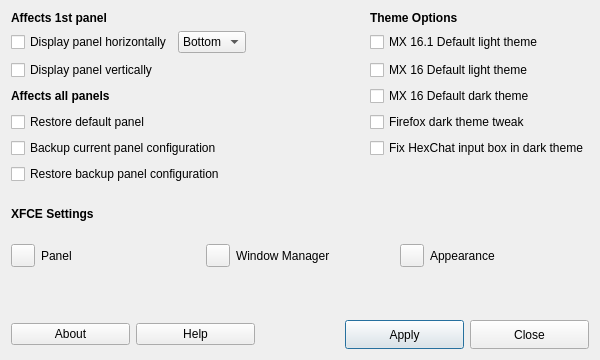
<?xml version="1.0" encoding="UTF-8"?>
<ui version="4.0">
 <class>defaultlook</class>
 <widget class="QMainWindow" name="defaultlook">
  <property name="geometry">
   <rect>
    <x>0</x>
    <y>0</y>
    <width>600</width>
    <height>360</height>
   </rect>
  </property>
  <property name="windowTitle">
   <string>MX Default Look</string>
  </property>
  <property name="windowIcon">
   <iconset>
    <normaloff>../../../../usr/share/pixmaps/mx-defaultlook.png</normaloff>../../../../usr/share/pixmaps/mx-defaultlook.png</iconset>
  </property>
  <widget class="QWidget" name="centralWidget">
   <layout class="QGridLayout" name="gridLayout_3">
    <item row="3" column="0">
     <spacer name="verticalSpacer">
      <property name="orientation">
       <enum>Qt::Vertical</enum>
      </property>
      <property name="sizeHint" stdset="0">
       <size>
        <width>20</width>
        <height>15</height>
       </size>
      </property>
     </spacer>
    </item>
    <item row="4" column="0" colspan="2">
     <layout class="QGridLayout" name="gridLayout_2">
      <item row="0" column="2">
       <spacer name="horizontalSpacer1">
        <property name="orientation">
         <enum>Qt::Horizontal</enum>
        </property>
        <property name="sizeType">
         <enum>QSizePolicy::Minimum</enum>
        </property>
        <property name="sizeHint" stdset="0">
         <size>
          <width>28</width>
          <height>29</height>
         </size>
        </property>
       </spacer>
      </item>
      <item row="0" column="3">
       <widget class="QLabel" name="labelMX">
        <property name="maximumSize">
         <size>
          <width>32</width>
          <height>32</height>
         </size>
        </property>
        <property name="midLineWidth">
         <number>0</number>
        </property>
        <property name="text">
         <string/>
        </property>
        <property name="pixmap">
         <pixmap>../../../../../../../../usr/share/mx-panel-orientation/icons/mxfcelogo.png</pixmap>
        </property>
        <property name="scaledContents">
         <bool>true</bool>
        </property>
       </widget>
      </item>
      <item row="0" column="4">
       <spacer name="horizontalSpacer2">
        <property name="orientation">
         <enum>Qt::Horizontal</enum>
        </property>
        <property name="sizeType">
         <enum>QSizePolicy::Minimum</enum>
        </property>
        <property name="sizeHint" stdset="0">
         <size>
          <width>18</width>
          <height>29</height>
         </size>
        </property>
       </spacer>
      </item>
      <item row="0" column="5">
       <widget class="QPushButton" name="buttonApply">
        <property name="sizePolicy">
         <sizepolicy hsizetype="Minimum" vsizetype="Preferred">
          <horstretch>0</horstretch>
          <verstretch>0</verstretch>
         </sizepolicy>
        </property>
        <property name="text">
         <string>Apply</string>
        </property>
        <property name="icon">
         <iconset>
          <normaloff>../../../../../../../../usr/share/mx-panel-orientation/icons/dialog-ok.png</normaloff>../../../../../../../../usr/share/mx-panel-orientation/icons/dialog-ok.png</iconset>
        </property>
        <property name="shortcut">
         <string/>
        </property>
        <property name="autoDefault">
         <bool>true</bool>
        </property>
        <property name="default">
         <bool>true</bool>
        </property>
       </widget>
      </item>
      <item row="0" column="6">
       <widget class="QPushButton" name="buttonCancel">
        <property name="sizePolicy">
         <sizepolicy hsizetype="Minimum" vsizetype="Preferred">
          <horstretch>0</horstretch>
          <verstretch>0</verstretch>
         </sizepolicy>
        </property>
        <property name="toolTip">
         <string>Quit application</string>
        </property>
        <property name="text">
         <string>Close</string>
        </property>
        <property name="icon">
         <iconset>
          <normaloff>../../../../../../../../usr/share/mx-panel-orientation/icons/gtk-cancel.png</normaloff>../../../../../../../../usr/share/mx-panel-orientation/icons/gtk-cancel.png</iconset>
        </property>
        <property name="shortcut">
         <string>Alt+N</string>
        </property>
        <property name="autoDefault">
         <bool>true</bool>
        </property>
       </widget>
      </item>
      <item row="0" column="0">
       <widget class="QPushButton" name="buttonAbout">
        <property name="text">
         <string>About</string>
        </property>
        <property name="icon">
         <iconset>
          <normaloff>../../../usr/share/mx-defaultlook/icons/accessories-text-editor.png</normaloff>../../../usr/share/mx-defaultlook/icons/accessories-text-editor.png</iconset>
        </property>
       </widget>
      </item>
      <item row="0" column="1">
       <widget class="QPushButton" name="buttonHelp">
        <property name="text">
         <string>Help</string>
        </property>
        <property name="icon">
         <iconset>
          <normaloff>../../../usr/share/mx-defaultlook/icons/gnome-help.png</normaloff>../../../usr/share/mx-defaultlook/icons/gnome-help.png</iconset>
        </property>
       </widget>
      </item>
     </layout>
    </item>
    <item row="1" column="0">
     <widget class="QLabel" name="label_7">
      <property name="font">
       <font>
        <weight>75</weight>
        <bold>true</bold>
       </font>
      </property>
      <property name="text">
       <string>XFCE Settings</string>
      </property>
     </widget>
    </item>
    <item row="1" column="1">
     <spacer name="verticalSpacer_2">
      <property name="orientation">
       <enum>Qt::Vertical</enum>
      </property>
      <property name="sizeType">
       <enum>QSizePolicy::MinimumExpanding</enum>
      </property>
      <property name="sizeHint" stdset="0">
       <size>
        <width>20</width>
        <height>25</height>
       </size>
      </property>
     </spacer>
    </item>
    <item row="2" column="0" colspan="2">
     <layout class="QHBoxLayout" name="horizontalLayout">
      <item>
       <widget class="QToolButton" name="toolButtonXFCEpanelSettings">
        <property name="toolTip">
         <string>&lt;html&gt;&lt;head/&gt;&lt;body&gt;&lt;p&gt;Customize the panel&lt;/p&gt;&lt;/body&gt;&lt;/html&gt;</string>
        </property>
        <property name="text">
         <string/>
        </property>
        <property name="icon">
         <iconset theme="xfce4-panel">
          <normaloff/>
         </iconset>
        </property>
       </widget>
      </item>
      <item>
       <widget class="QLabel" name="label_4">
        <property name="text">
         <string>Panel</string>
        </property>
       </widget>
      </item>
      <item>
       <widget class="QToolButton" name="toolButtonXFCEWMsettings">
        <property name="toolTip">
         <string>&lt;html&gt;&lt;head/&gt;&lt;body&gt;&lt;p&gt;Configure window behavior and shortcuts&lt;/p&gt;&lt;/body&gt;&lt;/html&gt;</string>
        </property>
        <property name="text">
         <string/>
        </property>
        <property name="icon">
         <iconset theme="xfwm4">
          <normaloff/>
         </iconset>
        </property>
       </widget>
      </item>
      <item>
       <widget class="QLabel" name="label_6">
        <property name="text">
         <string>Window Manager</string>
        </property>
       </widget>
      </item>
      <item>
       <widget class="QToolButton" name="toolButtonXFCEAppearance">
        <property name="toolTip">
         <string>&lt;html&gt;&lt;head/&gt;&lt;body&gt;&lt;p&gt;Customize the look of your desktop&lt;/p&gt;&lt;/body&gt;&lt;/html&gt;</string>
        </property>
        <property name="text">
         <string/>
        </property>
        <property name="icon">
         <iconset theme="preferences-desktop-theme">
          <normaloff/>
         </iconset>
        </property>
       </widget>
      </item>
      <item>
       <widget class="QLabel" name="label_5">
        <property name="text">
         <string>Appearance</string>
        </property>
       </widget>
      </item>
     </layout>
    </item>
    <item row="0" column="0" colspan="2">
     <layout class="QGridLayout" name="gridLayout">
      <item row="7" column="0" colspan="2">
       <widget class="QCheckBox" name="radioRestoreBackup">
        <property name="text">
         <string>Restore backup panel configuration</string>
        </property>
       </widget>
      </item>
      <item row="3" column="0">
       <widget class="QCheckBox" name="checkVert">
        <property name="text">
         <string>Display panel vertically</string>
        </property>
       </widget>
      </item>
      <item row="0" column="0">
       <widget class="QLabel" name="label_2">
        <property name="font">
         <font>
          <weight>75</weight>
          <bold>true</bold>
         </font>
        </property>
        <property name="text">
         <string>Affects 1st panel</string>
        </property>
       </widget>
      </item>
      <item row="4" column="3">
       <widget class="QCheckBox" name="checkDarkTheme">
        <property name="text">
         <string>MX 16 Default dark theme</string>
        </property>
       </widget>
      </item>
      <item row="2" column="0">
       <widget class="QCheckBox" name="checkHorz">
        <property name="text">
         <string>Display panel horizontally</string>
        </property>
       </widget>
      </item>
      <item row="4" column="0">
       <widget class="QLabel" name="label_3">
        <property name="text">
         <string>&lt;html&gt;&lt;head/&gt;&lt;body&gt;&lt;p&gt;&lt;span style=&quot; font-weight:600;&quot;&gt;Affects all panels&lt;/span&gt;&lt;/p&gt;&lt;/body&gt;&lt;/html&gt;</string>
        </property>
       </widget>
      </item>
      <item row="3" column="3">
       <widget class="QCheckBox" name="checkLightTheme">
        <property name="text">
         <string>MX 16 Default light theme</string>
        </property>
       </widget>
      </item>
      <item row="2" column="1">
       <widget class="QComboBox" name="comboboxHorzPostition">
        <item>
         <property name="text">
          <string>Bottom</string>
         </property>
        </item>
        <item>
         <property name="text">
          <string>Top</string>
         </property>
        </item>
       </widget>
      </item>
      <item row="0" column="3">
       <widget class="QLabel" name="label">
        <property name="font">
         <font>
          <weight>75</weight>
          <bold>true</bold>
         </font>
        </property>
        <property name="text">
         <string>Theme Options</string>
        </property>
       </widget>
      </item>
      <item row="2" column="2">
       <spacer name="horizontalSpacer">
        <property name="orientation">
         <enum>Qt::Horizontal</enum>
        </property>
        <property name="sizeHint" stdset="0">
         <size>
          <width>26</width>
          <height>23</height>
         </size>
        </property>
       </spacer>
      </item>
      <item row="6" column="3">
       <widget class="QCheckBox" name="checkHexchat">
        <property name="text">
         <string>Fix HexChat input box in dark theme</string>
        </property>
       </widget>
      </item>
      <item row="5" column="3">
       <widget class="QCheckBox" name="checkFirefox">
        <property name="toolTip">
         <string>Fix some website fields when using dark theme</string>
        </property>
        <property name="text">
         <string>Firefox dark theme tweak</string>
        </property>
       </widget>
      </item>
      <item row="6" column="0" colspan="2">
       <widget class="QCheckBox" name="radioBackupPanel">
        <property name="text">
         <string>Backup current panel configuration</string>
        </property>
       </widget>
      </item>
      <item row="5" column="0">
       <widget class="QCheckBox" name="radioDefaultPanel">
        <property name="text">
         <string>Restore default panel</string>
        </property>
       </widget>
      </item>
      <item row="2" column="3">
       <widget class="QCheckBox" name="checkMX161Light">
        <property name="text">
         <string>MX 16.1 Default light theme</string>
        </property>
       </widget>
      </item>
     </layout>
    </item>
   </layout>
  </widget>
 </widget>
 <layoutdefault spacing="6" margin="11"/>
 <resources/>
 <connections/>
</ui>
